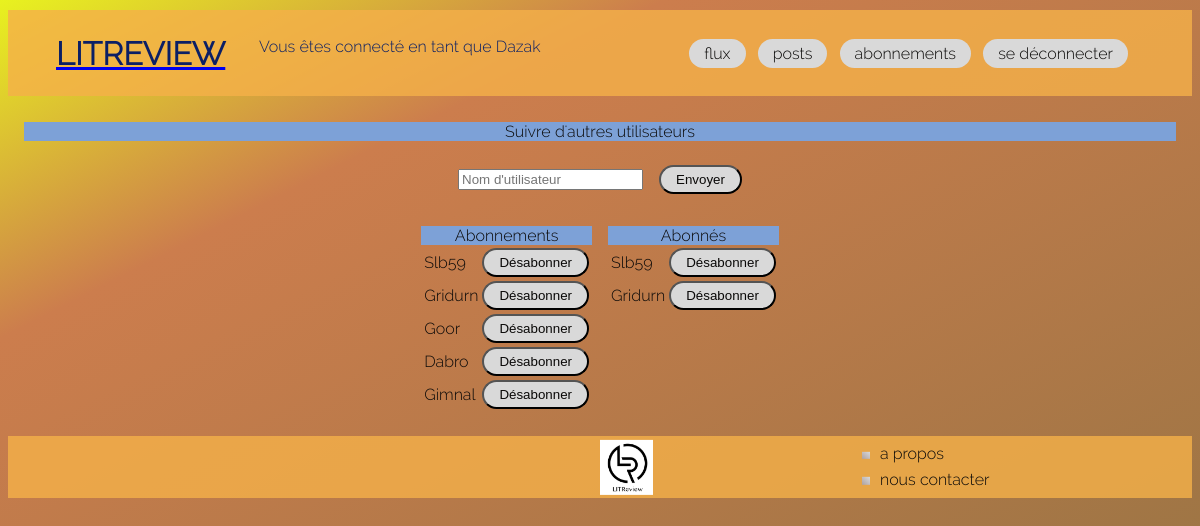
Before: /account/subscribe/ (signed in) with the older database file.
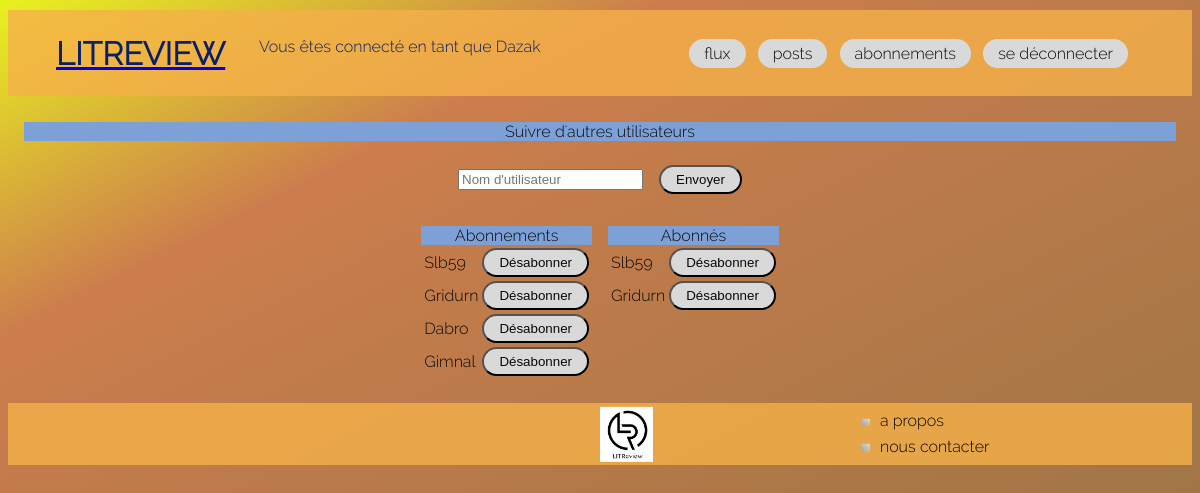
After: the same page with the newer database file.
### account/models.py (models this page shows, shortened)
class UserFollows(models.Model):
    user = models.ForeignKey(to=settings.AUTH_USER_MODEL,
                             on_delete=models.CASCADE,
                             related_name='following')
    followed_user = models.ForeignKey(to=settings.AUTH_USER_MODEL,
                                      on_delete=models.CASCADE,
                                      related_name='followed_by')
    class Meta:
        unique_together = ('user', 'followed_user', )
        verbose_name_plural = "users followed"

### account/views.py (the view, shortened to what this page needs)
# urls.py: path('subscribe/', views.SubscriptionView.as_view(), name='subscription'),
class SubscriptionView(LoginRequiredMixin, View):
    form_class = SubscriptionForm
    template_name = 'account/subscription.html'
    def define_context(self, connected_user) -> dict:
        followed_users = UserFollows.objects.filter(user=connected_user)
        subscriber_users = UserFollows.objects.filter(
            followed_user=connected_user)
        return {'followed_users': followed_users,
                'subscriber_users': subscriber_users}
    def get(self, request):
        form = self.form_class(request.user)
        context = self.define_context(request.user) | {'form': form}
        return render(
            request, self.template_name,
            context=context)

### account/forms.py (shortened to what this page needs)
class SubscriptionForm(ModelForm):
    username = forms.CharField(
        widget=forms.widgets.TextInput(
            attrs={'placeholder': "Nom d'utilisateur"}))
    def __init__(self, user, *args, **kwargs):
        self.user = user
        super().__init__(*args, **kwargs)
    class Meta:
        model = UserFollows
        fields = ['username']

### templates/account/subscription.html (shortened to what this page needs)
{% extends "base.html" %}
{% block content %}
<div class = 'subscription'>
    <div class = 'div_title'>Suivre d'autres utilisateurs</div>
    <div class = 'div_form'>
        <form method="post">
            <div>{{form.username}}</div>
            <div>
                <button class="btn" type="submit" >Envoyer</button>
            </div>
        </form>
        <div class ="subscription__message">
        </div>
    </div>
    <div class="subscription__lists">
        <div class="subscription__lists__subscriptions">
            <div class = 'div_title'>Abonnements</div>
            <table>
                {% for followed_user in followed_users %}
                <tr>
                    <td>{{followed_user.followed_user}}</td>
                    <td><a href="{% url 'account:unsubscription' followed_user.id %}"><button class="btn" type="button">
                        Désabonner</button></a>
                    </td>
                </tr>
                {% endfor %}
            </table>
        </div>
        <div class="subscription__lists__subscribers">
            <div class = 'div_title'>Abonnés</div>
            <table>
                {% for subscriber_user in subscriber_users %}
                <tr>
                    <td>{{subscriber_user.user}}</td>
                    <td><a href="{% url 'account:unsubscription' subscriber_user.id %}"><button class="btn" type="button">
                        Désabonner</button></a>
                    </td>
                </tr>
                {% endfor %}
            </table>
        </div>
    </div>
</div>
{% endblock %}

Changed rows visible on the page:
removed UserFollows: followed_user "Goor", shown under "LITREVIEW"
